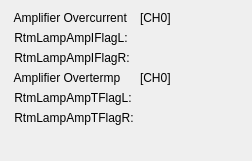
      <widget class="QWidget" name="formLayoutWidget">
       <property name="geometry">
        <rect>
         <x>711</x>
         <y>50</y>
         <width>252</width>
         <height>161</height>
        </rect>
       </property>
       <layout class="QFormLayout" name="formLayout">
        <item row="0" column="0">
         <widget class="QLabel" name="label_11">
          <property name="text">
           <string> Amplifier Overcurrent</string>
          </property>
         </widget>
        </item>
        <item row="0" column="1">
         <widget class="QLabel" name="label_149">
          <property name="text">
           <string>[CH0]</string>
          </property>
         </widget>
        </item>
        <item row="1" column="0">
         <widget class="QLabel" name="label_12">
          <property name="text">
           <string> RtmLampAmpIFlagL:</string>
          </property>
         </widget>
        </item>
        <item row="1" column="1">
         <widget class="PyDMLabel" name="PyDMLabel_100">
          <property name="palette">
           <palette>
            <active>
             <colorrole role="Text">
              <brush brushstyle="SolidPattern">
               <color alpha="255">
                <red>0</red>
                <green>0</green>
                <blue>0</blue>
               </color>
              </brush>
             </colorrole>
             <colorrole role="PlaceholderText">
              <brush brushstyle="SolidPattern">
               <color alpha="128">
                <red>78</red>
                <green>154</green>
                <blue>6</blue>
               </color>
              </brush>
             </colorrole>
            </active>
            <inactive>
             <colorrole role="Text">
              <brush brushstyle="SolidPattern">
               <color alpha="255">
                <red>0</red>
                <green>0</green>
                <blue>0</blue>
               </color>
              </brush>
             </colorrole>
             <colorrole role="PlaceholderText">
              <brush brushstyle="SolidPattern">
               <color alpha="128">
                <red>78</red>
                <green>154</green>
                <blue>6</blue>
               </color>
              </brush>
             </colorrole>
            </inactive>
            <disabled>
             <colorrole role="Text">
              <brush brushstyle="SolidPattern">
               <color alpha="255">
                <red>190</red>
                <green>190</green>
                <blue>190</blue>
               </color>
              </brush>
             </colorrole>
             <colorrole role="PlaceholderText">
              <brush brushstyle="SolidPattern">
               <color alpha="128">
                <red>0</red>
                <green>0</green>
                <blue>0</blue>
               </color>
              </brush>
             </colorrole>
            </disabled>
           </palette>
          </property>
          <property name="toolTip">
           <string/>
          </property>
          <property name="alarmSensitiveContent" stdset="0">
           <bool>false</bool>
          </property>
          <property name="channel" stdset="0">
           <string>XX-22SL19:DI-FOFBCtrl:RtmLampAmpIFlagLCH0-RB</string>
          </property>
         </widget>
        </item>
        <item row="2" column="0">
         <widget class="QLabel" name="label_13">
          <property name="text">
           <string> RtmLampAmpIFlagR:</string>
          </property>
         </widget>
        </item>
        <item row="2" column="1">
         <widget class="PyDMLabel" name="PyDMLabel_98">
          <property name="toolTip">
           <string/>
          </property>
          <property name="channel" stdset="0">
           <string>XX-22SL19:DI-FOFBCtrl:RtmLampAmpIFlagRCH0-RB</string>
          </property>
         </widget>
        </item>
        <item row="3" column="0">
         <widget class="QLabel" name="label_99">
          <property name="text">
           <string> Amplifier Overtermp</string>
          </property>
         </widget>
        </item>
        <item row="3" column="1">
         <widget class="QLabel" name="label_151">
          <property name="text">
           <string>[CH0]</string>
          </property>
         </widget>
        </item>
        <item row="4" column="0">
         <widget class="QLabel" name="label_97">
          <property name="text">
           <string> RtmLampAmpTFlagL:</string>
          </property>
         </widget>
        </item>
        <item row="4" column="1">
         <widget class="PyDMLabel" name="PyDMLabel_99">
          <property name="toolTip">
           <string/>
          </property>
          <property name="channel" stdset="0">
           <string>XX-22SL19:DI-FOFBCtrl:RtmLampAmpTFlagLCH0-RB</string>
          </property>
         </widget>
        </item>
        <item row="5" column="0">
         <widget class="QLabel" name="label_98">
          <property name="text">
           <string> RtmLampAmpTFlagR:</string>
          </property>
         </widget>
        </item>
        <item row="5" column="1">
         <widget class="PyDMLabel" name="PyDMLabel_97">
          <property name="toolTip">
           <string/>
          </property>
          <property name="channel" stdset="0">
           <string>XX-22SL19:DI-FOFBCtrl:RtmLampAmpTFlagRCH0-RB</string>
          </property>
         </widget>
        </item>
       </layout>
      </widget>
